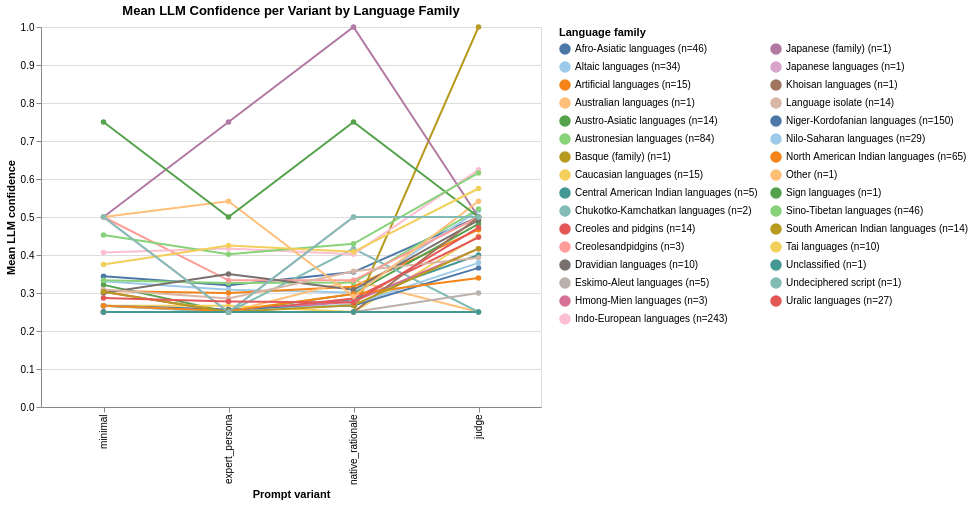

The code cell stored with this chart in its notebook:
### Code cell
# family_variant = (
#     scored_df[scored_df['llm_total_services'] > 0]
#     .groupby(['language_family', 'prompt_variant'])['llm_confidence']
#     .mean()
#     .reset_index()
#     .rename(columns={'llm_confidence': 'mean_llm_confidence'})
# )

# family_counts = (
#     scored_df[scored_df['llm_total_services'] > 0]
#     .groupby('language_family')['language_code']
#     .nunique()
#     .reset_index(name='n_languages')
# )

# family_variant = family_variant.merge(family_counts, on='language_family')
# family_variant['family_label'] = (
#     family_variant['language_family'] + ' (n=' + family_variant['n_languages'].astype(str) + ')'
# )

# selection = alt.selection_point(bind='legend', fields=['family_label'])
# alt.Chart(family_variant).mark_line(point=True).encode(
#     x=alt.X('prompt_variant:N', sort=VARIANTS, title='Prompt variant'),
#     y=alt.Y('mean_llm_confidence:Q', scale=alt.Scale(domain=[0, 1]), title='Mean LLM confidence'),
#     color=alt.Color('family_label:N', title='Language family', legend=alt.Legend(symbolLimit=0, labelLimit=0, columns=2), scale=alt.Scale(scheme='tableau20')),
#     tooltip=[
#         'family_label:N',
#         'prompt_variant:N',
#         alt.Tooltip('mean_llm_confidence:Q', format='.3f'),
#     ],
# 	opacity=alt.condition(selection, alt.value(1), alt.value(0.2)),
# ).add_params(selection).properties(
#     width=500, height=380,
#     title='Mean LLM Confidence per Variant by Language Family',
# )

### Figure 1 — Vega-Lite specification as saved in the notebook (floating-point values rounded to 4 significant figures)
{"config": {"view": {"continuousWidth": 300, "continuousHeight": 300}}, "data": {"name": "data-5872d0c8d32f84fc5003d8caad652faf"}, "mark": {"type": "line", "point": true}, "encoding": {"color": {"field": "family_label", "legend": {"columns": 2, "labelLimit": 0, "symbolLimit": 0}, "scale": {"scheme": "tableau20"}, "title": "Language family", "type": "nominal"}, "opacity": {"condition": {"param": "param_27d9f7912682712e", "value": 1}, "value": 0.2}, "tooltip": [{"field": "family_label", "type": "nominal"}, {"field": "prompt_variant", "type": "nominal"}, {"field": "mean_llm_confidence", "format": ".3f", "type": "quantitative"}], "x": {"field": "prompt_variant", "sort": ["minimal", "expert_persona", "native_rationale", "judge"], "title": "Prompt variant", "type": "nominal"}, "y": {"field": "mean_llm_confidence", "scale": {"domain": [0, 1]}, "title": "Mean LLM confidence", "type": "quantitative"}}, "height": 380, "params": [{"name": "param_27d9f7912682712e", "select": {"type": "point", "fields": ["family_label"]}, "bind": "legend"}], "title": "Mean LLM Confidence per Variant by Language Family", "width": 500, "$schema": "https://vega.github.io/schema/vega-lite/v6.1.0.json", "datasets": {"data-5872d0c8d32f84fc5003d8caad652faf": [{"language_family": "Afro-Asiatic languages", "prompt_variant": "expert_persona", "mean_llm_confidence": 0.3207, "n_languages": 46, "family_label": "Afro-Asiatic languages (n=46)"}, {"language_family": "Afro-Asiatic languages", "prompt_variant": "judge", "mean_llm_confidence": 0.5, "n_languages": 46, "family_label": "Afro-Asiatic languages (n=46)"}, {"language_family": "Afro-Asiatic languages", "prompt_variant": "minimal", "mean_llm_confidence": 0.3442, "n_languages": 46, "family_label": "Afro-Asiatic languages (n=46)"}, {"language_family": "Afro-Asiatic languages", "prompt_variant": "native_rationale", "mean_llm_confidence": 0.3551, "n_languages": 46, "family_label": "Afro-Asiatic languages (n=46)"}, {"language_family": "Altaic languages", "prompt_variant": "expert_persona", "mean_llm_confidence": 0.3088, "n_languages": 34, "family_label": "Altaic languages (n=34)"}, {"language_family": "Altaic languages", "prompt_variant": "judge", "mean_llm_confidence": 0.5172, "n_languages": 34, "family_label": "Altaic languages (n=34)"}, {"language_family": "Altaic languages", "prompt_variant": "minimal", "mean_llm_confidence": 0.3309, "n_languages": 34, "family_label": "Altaic languages (n=34)"}, {"language_family": "Altaic languages", "prompt_variant": "native_rationale", "mean_llm_confidence": 0.3015, "n_languages": 34, "family_label": "Altaic languages (n=34)"}, {"language_family": "Artificial languages", "prompt_variant": "expert_persona", "mean_llm_confidence": 0.3, "n_languages": 15, "family_label": "Artificial languages (n=15)"}, {"language_family": "Artificial languages", "prompt_variant": "judge", "mean_llm_confidence": 0.4667, "n_languages": 15, "family_label": "Artificial languages (n=15)"}, {"language_family": "Artificial languages", "prompt_variant": "minimal", "mean_llm_confidence": 0.3056, "n_languages": 15, "family_label": "Artificial languages (n=15)"}, {"language_family": "Artificial languages", "prompt_variant": "native_rationale", "mean_llm_confidence": 0.3167, "n_languages": 15, "family_label": "Artificial languages (n=15)"}, {"language_family": "Australian languages", "prompt_variant": "expert_persona", "mean_llm_confidence": 0.25, "n_languages": 1, "family_label": "Australian languages (n=1)"}, {"language_family": "Australian languages", "prompt_variant": "judge", "mean_llm_confidence": 0.25, "n_languages": 1, "family_label": "Australian languages (n=1)"}, {"language_family": "Australian languages", "prompt_variant": "minimal", "mean_llm_confidence": 0.25, "n_languages": 1, "family_label": "Australian languages (n=1)"}, {"language_family": "Australian languages", "prompt_variant": "native_rationale", "mean_llm_confidence": 0.3333, "n_languages": 1, "family_label": "Australian languages (n=1)"}, {"language_family": "Austro-Asiatic languages", "prompt_variant": "expert_persona", "mean_llm_confidence": 0.25, "n_languages": 14, "family_label": "Austro-Asiatic languages (n=14)"}, {"language_family": "Austro-Asiatic languages", "prompt_variant": "judge", "mean_llm_confidence": 0.4821, "n_languages": 14, "family_label": "Austro-Asiatic languages (n=14)"}, {"language_family": "Austro-Asiatic languages", "prompt_variant": "minimal", "mean_llm_confidence": 0.3214, "n_languages": 14, "family_label": "Austro-Asiatic languages (n=14)"}, {"language_family": "Austro-Asiatic languages", "prompt_variant": "native_rationale", "mean_llm_confidence": 0.2976, "n_languages": 14, "family_label": "Austro-Asiatic languages (n=14)"}, {"language_family": "Austronesian languages", "prompt_variant": "expert_persona", "mean_llm_confidence": 0.3264, "n_languages": 84, "family_label": "Austronesian languages (n=84)"}, {"language_family": "Austronesian languages", "prompt_variant": "judge", "mean_llm_confidence": 0.5208, "n_languages": 84, "family_label": "Austronesian languages (n=84)"}, {"language_family": "Austronesian languages", "prompt_variant": "minimal", "mean_llm_confidence": 0.3333, "n_languages": 84, "family_label": "Austronesian languages (n=84)"}, {"language_family": "Austronesian languages", "prompt_variant": "native_rationale", "mean_llm_confidence": 0.3274, "n_languages": 84, "family_label": "Austronesian languages (n=84)"}, {"language_family": "Basque (family)", "prompt_variant": "expert_persona", "mean_llm_confidence": 0.25, "n_languages": 1, "family_label": "Basque (family) (n=1)"}, {"language_family": "Basque (family)", "prompt_variant": "judge", "mean_llm_confidence": 1.0, "n_languages": 1, "family_label": "Basque (family) (n=1)"}, {"language_family": "Basque (family)", "prompt_variant": "minimal", "mean_llm_confidence": 0.25, "n_languages": 1, "family_label": "Basque (family) (n=1)"}, {"language_family": "Basque (family)", "prompt_variant": "native_rationale", "mean_llm_confidence": 0.25, "n_languages": 1, "family_label": "Basque (family) (n=1)"}, {"language_family": "Caucasian languages", "prompt_variant": "expert_persona", "mean_llm_confidence": 0.2667, "n_languages": 15, "family_label": "Caucasian languages (n=15)"}, {"language_family": "Caucasian languages", "prompt_variant": "judge", "mean_llm_confidence": 0.45, "n_languages": 15, "family_label": "Caucasian languages (n=15)"}, {"language_family": "Caucasian languages", "prompt_variant": "minimal", "mean_llm_confidence": 0.2667, "n_languages": 15, "family_label": "Caucasian languages (n=15)"}, {"language_family": "Caucasian languages", "prompt_variant": "native_rationale", "mean_llm_confidence": 0.25, "n_languages": 15, "family_label": "Caucasian languages (n=15)"}, {"language_family": "Central American Indian languages", "prompt_variant": "expert_persona", "mean_llm_confidence": 0.25, "n_languages": 5, "family_label": "Central American Indian languages (n=5)"}, {"language_family": "Central American Indian languages", "prompt_variant": "judge", "mean_llm_confidence": 0.4, "n_languages": 5, "family_label": "Central American Indian languages (n=5)"}, {"language_family": "Central American Indian languages", "prompt_variant": "minimal", "mean_llm_confidence": 0.2667, "n_languages": 5, "family_label": "Central American Indian languages (n=5)"}, {"language_family": "Central American Indian languages", "prompt_variant": "native_rationale", "mean_llm_confidence": 0.2833, "n_languages": 5, "family_label": "Central American Indian languages (n=5)"}, {"language_family": "Chukotko-Kamchatkan languages", "prompt_variant": "expert_persona", "mean_llm_confidence": 0.25, "n_languages": 2, "family_label": "Chukotko-Kamchatkan languages (n=2)"}, {"language_family": "Chukotko-Kamchatkan languages", "prompt_variant": "judge", "mean_llm_confidence": 0.25, "n_languages": 2, "family_label": "Chukotko-Kamchatkan languages (n=2)"}, {"language_family": "Chukotko-Kamchatkan languages", "prompt_variant": "minimal", "mean_llm_confidence": 0.25, "n_languages": 2, "family_label": "Chukotko-Kamchatkan languages (n=2)"}, {"language_family": "Chukotko-Kamchatkan languages", "prompt_variant": "native_rationale", "mean_llm_confidence": 0.4166, "n_languages": 2, "family_label": "Chukotko-Kamchatkan languages (n=2)"}, {"language_family": "Creoles and pidgins", "prompt_variant": "expert_persona", "mean_llm_confidence": 0.25, "n_languages": 14, "family_label": "Creoles and pidgins (n=14)"}, {"language_family": "Creoles and pidgins", "prompt_variant": "judge", "mean_llm_confidence": 0.4464, "n_languages": 14, "family_label": "Creoles and pidgins (n=14)"}, {"language_family": "Creoles and pidgins", "prompt_variant": "minimal", "mean_llm_confidence": 0.3036, "n_languages": 14, "family_label": "Creoles and pidgins (n=14)"}, {"language_family": "Creoles and pidgins", "prompt_variant": "native_rationale", "mean_llm_confidence": 0.2857, "n_languages": 14, "family_label": "Creoles and pidgins (n=14)"}, {"language_family": "Creolesandpidgins", "prompt_variant": "expert_persona", "mean_llm_confidence": 0.3333, "n_languages": 3, "family_label": "Creolesandpidgins (n=3)"}, {"language_family": "Creolesandpidgins", "prompt_variant": "judge", "mean_llm_confidence": 0.5, "n_languages": 3, "family_label": "Creolesandpidgins (n=3)"}, {"language_family": "Creolesandpidgins", "prompt_variant": "minimal", "mean_llm_confidence": 0.5, "n_languages": 3, "family_label": "Creolesandpidgins (n=3)"}, {"language_family": "Creolesandpidgins", "prompt_variant": "native_rationale", "mean_llm_confidence": 0.3333, "n_languages": 3, "family_label": "Creolesandpidgins (n=3)"}, {"language_family": "Dravidian languages", "prompt_variant": "expert_persona", "mean_llm_confidence": 0.35, "n_languages": 10, "family_label": "Dravidian languages (n=10)"}, {"language_family": "Dravidian languages", "prompt_variant": "judge", "mean_llm_confidence": 0.4917, "n_languages": 10, "family_label": "Dravidian languages (n=10)"}, {"language_family": "Dravidian languages", "prompt_variant": "minimal", "mean_llm_confidence": 0.3, "n_languages": 10, "family_label": "Dravidian languages (n=10)"}, {"language_family": "Dravidian languages", "prompt_variant": "native_rationale", "mean_llm_confidence": 0.3083, "n_languages": 10, "family_label": "Dravidian languages (n=10)"}, {"language_family": "Eskimo-Aleut languages", "prompt_variant": "expert_persona", "mean_llm_confidence": 0.25, "n_languages": 5, "family_label": "Eskimo-Aleut languages (n=5)"}, {"language_family": "Eskimo-Aleut languages", "prompt_variant": "judge", "mean_llm_confidence": 0.3, "n_languages": 5, "family_label": "Eskimo-Aleut languages (n=5)"}, {"language_family": "Eskimo-Aleut languages", "prompt_variant": "minimal", "mean_llm_confidence": 0.25, "n_languages": 5, "family_label": "Eskimo-Aleut languages (n=5)"}, {"language_family": "Eskimo-Aleut languages", "prompt_variant": "native_rationale", "mean_llm_confidence": 0.25, "n_languages": 5, "family_label": "Eskimo-Aleut languages (n=5)"}, {"language_family": "Hmong-Mien languages", "prompt_variant": "expert_persona", "mean_llm_confidence": 0.25, "n_languages": 3, "family_label": "Hmong-Mien languages (n=3)"}, {"language_family": "Hmong-Mien languages", "prompt_variant": "judge", "mean_llm_confidence": 0.4167, "n_languages": 3, "family_label": "Hmong-Mien languages (n=3)"}, {"language_family": "Hmong-Mien languages", "prompt_variant": "minimal", "mean_llm_confidence": 0.25, "n_languages": 3, "family_label": "Hmong-Mien languages (n=3)"}, {"language_family": "Hmong-Mien languages", "prompt_variant": "native_rationale", "mean_llm_confidence": 0.2778, "n_languages": 3, "family_label": "Hmong-Mien languages (n=3)"}, {"language_family": "Indo-European languages", "prompt_variant": "expert_persona", "mean_llm_confidence": 0.417, "n_languages": 243, "family_label": "Indo-European languages (n=243)"}, {"language_family": "Indo-European languages", "prompt_variant": "judge", "mean_llm_confidence": 0.6241, "n_languages": 243, "family_label": "Indo-European languages (n=243)"}, {"language_family": "Indo-European languages", "prompt_variant": "minimal", "mean_llm_confidence": 0.4064, "n_languages": 243, "family_label": "Indo-European languages (n=243)"}, {"language_family": "Indo-European languages", "prompt_variant": "native_rationale", "mean_llm_confidence": 0.4023, "n_languages": 243, "family_label": "Indo-European languages (n=243)"}, {"language_family": "Japanese (family)", "prompt_variant": "expert_persona", "mean_llm_confidence": 0.75, "n_languages": 1, "family_label": "Japanese (family) (n=1)"}, {"language_family": "Japanese (family)", "prompt_variant": "judge", "mean_llm_confidence": 0.5, "n_languages": 1, "family_label": "Japanese (family) (n=1)"}, {"language_family": "Japanese (family)", "prompt_variant": "minimal", "mean_llm_confidence": 0.5, "n_languages": 1, "family_label": "Japanese (family) (n=1)"}, {"language_family": "Japanese (family)", "prompt_variant": "native_rationale", "mean_llm_confidence": 1.0, "n_languages": 1, "family_label": "Japanese (family) (n=1)"}, {"language_family": "Japanese languages", "prompt_variant": "expert_persona", "mean_llm_confidence": 0.25, "n_languages": 1, "family_label": "Japanese languages (n=1)"}, {"language_family": "Japanese languages", "prompt_variant": "judge", "mean_llm_confidence": 0.5, "n_languages": 1, "family_label": "Japanese languages (n=1)"}, {"language_family": "Japanese languages", "prompt_variant": "minimal", "mean_llm_confidence": 0.5, "n_languages": 1, "family_label": "Japanese languages (n=1)"}, {"language_family": "Japanese languages", "prompt_variant": "native_rationale", "mean_llm_confidence": 0.5, "n_languages": 1, "family_label": "Japanese languages (n=1)"}, {"language_family": "Khoisan languages", "prompt_variant": "expert_persona", "mean_llm_confidence": 0.25, "n_languages": 1, "family_label": "Khoisan languages (n=1)"}, {"language_family": "Khoisan languages", "prompt_variant": "judge", "mean_llm_confidence": 0.5, "n_languages": 1, "family_label": "Khoisan languages (n=1)"}, {"language_family": "Khoisan languages", "prompt_variant": "minimal", "mean_llm_confidence": 0.25, "n_languages": 1, "family_label": "Khoisan languages (n=1)"}, {"language_family": "Khoisan languages", "prompt_variant": "native_rationale", "mean_llm_confidence": 0.25, "n_languages": 1, "family_label": "Khoisan languages (n=1)"}, {"language_family": "Language isolate", "prompt_variant": "expert_persona", "mean_llm_confidence": 0.2857, "n_languages": 14, "family_label": "Language isolate (n=14)"}, {"language_family": "Language isolate", "prompt_variant": "judge", "mean_llm_confidence": 0.3929, "n_languages": 14, "family_label": "Language isolate (n=14)"}, {"language_family": "Language isolate", "prompt_variant": "minimal", "mean_llm_confidence": 0.3095, "n_languages": 14, "family_label": "Language isolate (n=14)"}, {"language_family": "Language isolate", "prompt_variant": "native_rationale", "mean_llm_confidence": 0.3571, "n_languages": 14, "family_label": "Language isolate (n=14)"}, {"language_family": "Niger-Kordofanian languages", "prompt_variant": "expert_persona", "mean_llm_confidence": 0.2567, "n_languages": 150, "family_label": "Niger-Kordofanian languages (n=150)"}, {"language_family": "Niger-Kordofanian languages", "prompt_variant": "judge", "mean_llm_confidence": 0.3661, "n_languages": 150, "family_label": "Niger-Kordofanian languages (n=150)"}, {"language_family": "Niger-Kordofanian languages", "prompt_variant": "minimal", "mean_llm_confidence": 0.2667, "n_languages": 150, "family_label": "Niger-Kordofanian languages (n=150)"}, {"language_family": "Niger-Kordofanian languages", "prompt_variant": "native_rationale", "mean_llm_confidence": 0.2672, "n_languages": 150, "family_label": "Niger-Kordofanian languages (n=150)"}, {"language_family": "Nilo-Saharan languages", "prompt_variant": "expert_persona", "mean_llm_confidence": 0.25, "n_languages": 29, "family_label": "Nilo-Saharan languages (n=29)"}, {"language_family": "Nilo-Saharan languages", "prompt_variant": "judge", "mean_llm_confidence": 0.3793, "n_languages": 29, "family_label": "Nilo-Saharan languages (n=29)"}, {"language_family": "Nilo-Saharan languages", "prompt_variant": "minimal", "mean_llm_confidence": 0.2672, "n_languages": 29, "family_label": "Nilo-Saharan languages (n=29)"}, {"language_family": "Nilo-Saharan languages", "prompt_variant": "native_rationale", "mean_llm_confidence": 0.2701, "n_languages": 29, "family_label": "Nilo-Saharan languages (n=29)"}, {"language_family": "North American Indian languages", "prompt_variant": "expert_persona", "mean_llm_confidence": 0.2526, "n_languages": 65, "family_label": "North American Indian languages (n=65)"}, {"language_family": "North American Indian languages", "prompt_variant": "judge", "mean_llm_confidence": 0.3397, "n_languages": 65, "family_label": "North American Indian languages (n=65)"}, {"language_family": "North American Indian languages", "prompt_variant": "minimal", "mean_llm_confidence": 0.2667, "n_languages": 65, "family_label": "North American Indian languages (n=65)"}, {"language_family": "North American Indian languages", "prompt_variant": "native_rationale", "mean_llm_confidence": 0.2974, "n_languages": 65, "family_label": "North American Indian languages (n=65)"}, {"language_family": "Other", "prompt_variant": "expert_persona", "mean_llm_confidence": 0.5416, "n_languages": 1, "family_label": "Other (n=1)"}, {"language_family": "Other", "prompt_variant": "judge", "mean_llm_confidence": 0.5416, "n_languages": 1, "family_label": "Other (n=1)"}, {"language_family": "Other", "prompt_variant": "minimal", "mean_llm_confidence": 0.5, "n_languages": 1, "family_label": "Other (n=1)"}, {"language_family": "Other", "prompt_variant": "native_rationale", "mean_llm_confidence": 0.2916, "n_languages": 1, "family_label": "Other (n=1)"}, {"language_family": "Sign languages", "prompt_variant": "expert_persona", "mean_llm_confidence": 0.5, "n_languages": 1, "family_label": "Sign languages (n=1)"}, {"language_family": "Sign languages", "prompt_variant": "judge", "mean_llm_confidence": 0.5, "n_languages": 1, "family_label": "Sign languages (n=1)"}, {"language_family": "Sign languages", "prompt_variant": "minimal", "mean_llm_confidence": 0.75, "n_languages": 1, "family_label": "Sign languages (n=1)"}, {"language_family": "Sign languages", "prompt_variant": "native_rationale", "mean_llm_confidence": 0.75, "n_languages": 1, "family_label": "Sign languages (n=1)"}, {"language_family": "Sino-Tibetan languages", "prompt_variant": "expert_persona", "mean_llm_confidence": 0.4022, "n_languages": 46, "family_label": "Sino-Tibetan languages (n=46)"}, {"language_family": "Sino-Tibetan languages", "prompt_variant": "judge", "mean_llm_confidence": 0.6159, "n_languages": 46, "family_label": "Sino-Tibetan languages (n=46)"}, {"language_family": "Sino-Tibetan languages", "prompt_variant": "minimal", "mean_llm_confidence": 0.4529, "n_languages": 46, "family_label": "Sino-Tibetan languages (n=46)"}, {"language_family": "Sino-Tibetan languages", "prompt_variant": "native_rationale", "mean_llm_confidence": 0.4293, "n_languages": 46, "family_label": "Sino-Tibetan languages (n=46)"}, {"language_family": "South American Indian languages", "prompt_variant": "expert_persona", "mean_llm_confidence": 0.25, "n_languages": 14, "family_label": "South American Indian languages (n=14)"}, {"language_family": "South American Indian languages", "prompt_variant": "judge", "mean_llm_confidence": 0.4167, "n_languages": 14, "family_label": "South American Indian languages (n=14)"}, {"language_family": "South American Indian languages", "prompt_variant": "minimal", "mean_llm_confidence": 0.3036, "n_languages": 14, "family_label": "South American Indian languages (n=14)"}, {"language_family": "South American Indian languages", "prompt_variant": "native_rationale", "mean_llm_confidence": 0.2678, "n_languages": 14, "family_label": "South American Indian languages (n=14)"}, {"language_family": "Tai languages", "prompt_variant": "expert_persona", "mean_llm_confidence": 0.425, "n_languages": 10, "family_label": "Tai languages (n=10)"}, {"language_family": "Tai languages", "prompt_variant": "judge", "mean_llm_confidence": 0.575, "n_languages": 10, "family_label": "Tai languages (n=10)"}, {"language_family": "Tai languages", "prompt_variant": "minimal", "mean_llm_confidence": 0.375, "n_languages": 10, "family_label": "Tai languages (n=10)"}, {"language_family": "Tai languages", "prompt_variant": "native_rationale", "mean_llm_confidence": 0.4083, "n_languages": 10, "family_label": "Tai languages (n=10)"}, {"language_family": "Unclassified", "prompt_variant": "expert_persona", "mean_llm_confidence": 0.25, "n_languages": 1, "family_label": "Unclassified (n=1)"}, {"language_family": "Unclassified", "prompt_variant": "judge", "mean_llm_confidence": 0.25, "n_languages": 1, "family_label": "Unclassified (n=1)"}, {"language_family": "Unclassified", "prompt_variant": "minimal", "mean_llm_confidence": 0.25, "n_languages": 1, "family_label": "Unclassified (n=1)"}, {"language_family": "Unclassified", "prompt_variant": "native_rationale", "mean_llm_confidence": 0.25, "n_languages": 1, "family_label": "Unclassified (n=1)"}, {"language_family": "Undeciphered script", "prompt_variant": "expert_persona", "mean_llm_confidence": 0.25, "n_languages": 1, "family_label": "Undeciphered script (n=1)"}, {"language_family": "Undeciphered script", "prompt_variant": "judge", "mean_llm_confidence": 0.5, "n_languages": 1, "family_label": "Undeciphered script (n=1)"}, {"language_family": "Undeciphered script", "prompt_variant": "minimal", "mean_llm_confidence": 0.5, "n_languages": 1, "family_label": "Undeciphered script (n=1)"}, {"language_family": "Undeciphered script", "prompt_variant": "native_rationale", "mean_llm_confidence": 0.5, "n_languages": 1, "family_label": "Undeciphered script (n=1)"}, {"language_family": "Uralic languages", "prompt_variant": "expert_persona", "mean_llm_confidence": 0.2778, "n_languages": 27, "family_label": "Uralic languages (n=27)"}, {"language_family": "Uralic languages", "prompt_variant": "judge", "mean_llm_confidence": 0.4722, "n_languages": 27, "family_label": "Uralic languages (n=27)"}, {"language_family": "Uralic languages", "prompt_variant": "minimal", "mean_llm_confidence": 0.287, "n_languages": 27, "family_label": "Uralic languages (n=27)"}, {"language_family": "Uralic languages", "prompt_variant": "native_rationale", "mean_llm_confidence": 0.2747, "n_languages": 27, "family_label": "Uralic languages (n=27)"}]}}
